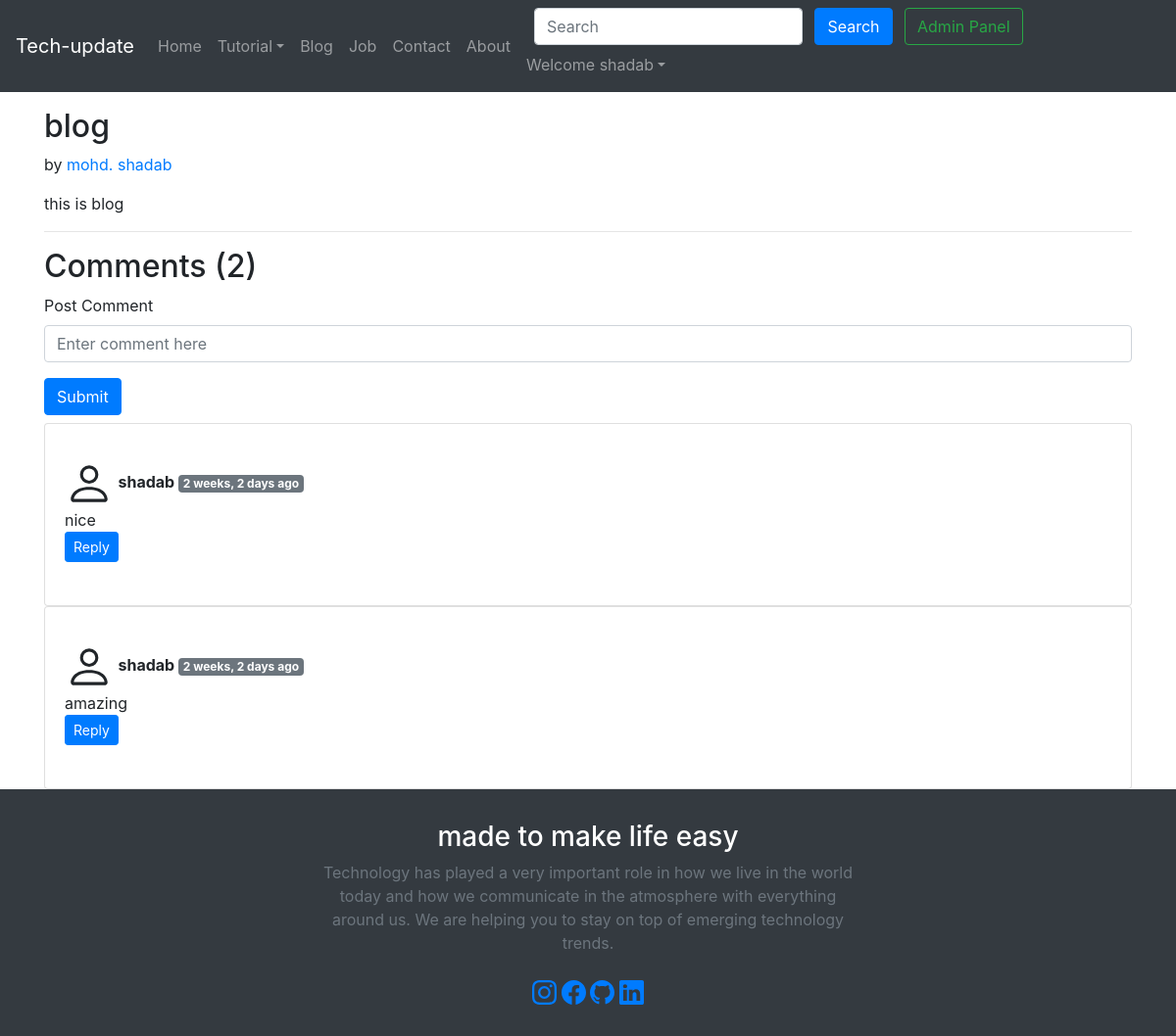
Screenshot of /this-is-blog/ (signed in) with the database file from the repository.
### blog/models.py (models this page shows, shortened)
class Post(models.Model):
    sno=models.AutoField(primary_key=True)
    id=models.CharField(max_length=5)
    title=models.CharField(max_length=255)
    content=models.TextField()
    author=models.CharField(max_length=13)
    slug=models.CharField(max_length=100)
    timestamp=models.DateTimeField(auto_now_add=True, blank=True)

class BlogComment(models.Model):
    sno= models.AutoField(primary_key=True)
    comment=models.TextField()
    user=models.ForeignKey(User, on_delete=models.CASCADE)
    post=models.ForeignKey(Post, on_delete=models.CASCADE)
    parent=models.ForeignKey('self',on_delete=models.CASCADE, null=True )
    timestamp= models.DateTimeField(default=now)

### blog/views.py (the view)
# urls.py: path('<str:slug>/', views.blogpost, name='blogpost'),
def blogpost(request, slug):
   if Post.objects.filter(slug=slug).first():
    post=Post.objects.filter(slug=slug).first()
    comments= BlogComment.objects.filter(post=post, parent=None)
    replies= BlogComment.objects.filter(post=post).exclude(parent=None)
    replyDict={}
    for reply in replies:
        if reply.parent.sno not in replyDict.keys():
            replyDict[reply.parent.sno]=[reply]
        else:
            replyDict[reply.parent.sno].append(reply)
    context={'post':post, 'comments': comments, 'user': request.user, 'replyDict': replyDict}
    return render(request, "blog/blogpost.html", context)
   else:
       return HttpResponse("<h1>page not found</h1>")

### blog/templatetags/extras.py (called while the page is built)
@register.filter(name='get_val')
def get_val(dict, key):
    return dict.get(key)

### templates/blog/blogpost.html (shortened to what this page needs)
{% extends 'base.html' %}
{% block body %}
{% load humanize %}
{% load extras %}
<div class="container my-3">
    <h2 class="blog-post-title">{{post.title}}</h2>
    <p class="blog-post-meta">{{post.timeStamp}} by <a href="/about">{{post.author}}</a></p>
    <p>{{post.content|safe}}</p>
    <hr>
</div>
<div class="container">
    <h2> Comments ({{comments.count}}) </h2>
    <div class="my-2">
        {% if user.is_authenticated %}
        <form action="/blog/postComment" method="post">
            <div class="form-group">
                <label for="exampleInputEmail1">Post Comment </label>
                <input type="text" class="form-control" name="comment" placeholder="Enter comment here">
            </div>
            <button type="submit" class="btn btn-primary">Submit</button>
        </form>
        {% else %}
        Please login to post a comment
        {% endif %}
    </div>
    {% for comment in comments %}
    <div class="card">
  <div class="card-body">
    <div class="row my-3">
 <div class="col-md-11 ">
            <b> {{comment.user.username}} </b> <span class="badge badge-secondary ">{{comment.timestamp| naturaltime}}</span>
            <div>{{comment.comment}}</div>
            <div class="reply mx-0">
                {% if user.is_authenticated %}
                <button class="btn btn-sm btn-primary" type="button" data-toggle="collapse" data-target="#replyBox{{comment.sno}}" aria-expanded="false" aria-controls="replyBox{{comment.sno}}">
                    Reply
                </button>
                {% else %}
                <button class="btn btn-sm btn-primary" type="button" data-toggle="collapse" data-target="#replyBox{{comment.sno}}" aria-expanded="false" aria-controls="replyBox{{comment.sno}}">
                    Login to reply
                </button>
                {% endif %}
            </div>
        </div>
    </div>
  </div>
    </div>
    {% endfor %}
</div>
{% endblock %}

### templates/base.html (shortened to what this page needs)
<!doctype html>
<html lang="en">
  <head>
    <link rel="stylesheet" href="https://stackpath.bootstrapcdn.com/bootstrap/4.5.2/css/bootstrap.min.css">
  </head>
  <body >
    <nav class="navbar navbar-expand-lg navbar-dark bg-dark">
        <a class="navbar-brand" href="#">Tech-update</a>
        <div class="collapse navbar-collapse" id="navbarSupportedContent">
          <ul class="navbar-nav mr-auto">
            <li class="nav-item {% block homeactive %}  {% endblock homeactive %}">
              <a class="nav-link" href="/">Home <span class="sr-only">(current)</span></a>
            </li>
           <li class="nav-item dropdown">
             <a class="nav-link dropdown-toggle" href='#' id="navbarDropdown" role="button" data-toggle="dropdown"> Tutorial</a>
           </li>
               <li class="nav-item {% block blogactive %}  {% endblock blogactive %} ">
              <a class="nav-link" href="/blog">Blog</a>
            </li>
              <li class="nav-item {% block jobactive %}  {% endblock jobactive %} ">
              <a class="nav-link" href="/job">Job</a>
            </li>
            <li class="nav-item {% block contactactive %}  {% endblock contactactive %} ">
              <a class="nav-link" href="/contact">Contact</a>
            </li>
              <li class="nav-item {% block aboutactive %}  {% endblock aboutactive %}" >
              <a class="nav-link" href="/about">About</a>
            </li>
          </ul>
          <div class="ml-auto form-inline ">
          <form method="get" action="/search"class="my-2 my-lg-0 mx-3">
            <input class="form-control mr-sm-2" type="search" placeholder="Search" aria-label="Search" name="query" id="query">
            <button class="btn btn-primary my-2 my-sm-0 " type="submit">Search</button>
            <a href="/admin" role="button" target="_blank" class="btn btn-outline-success m-2 my-sm-0"> Admin Panel </a>
          </form>
{% if user.is_authenticated %}
<ul class="navbar-nav mr-2">
<li class="nav-item dropdown">
<a class="nav-link dropdown-toggle" href='#' id="navbarDropdown" role="button" data-toggle="dropdown"> Welcome {{request.user}}</a>
      </li>
      </ul>
      </div>
{% endif %}
        </div>
      </nav>
      {% block body %}  {% endblock body %}
    <div class="bg-dark text-secondary px-4 py-3 text-center">
    <div class="py-3">
      <h3 class="display-5 fw-bold text-white">made to make life easy</h3>
      <div class="col-lg-6 mx-auto">
        <p class="fs-5 mb-4">
        Technology has played a very important role in how we live in the world today and how we communicate in the atmosphere with everything around us. We are helping you to stay on top of emerging technology trends.
        </p>
          <a href="facebook.com">
              </a>
          <a href="nd.com">
              </a>
          <a href="sdf.com">
          </a>
          <a href="dfdf.com">
          </a>
      </div>
    </div>
  </div>
  </body>
</html>

### rows the page displays
Post: title "blog", author "mohd. shadab", content "this is blog"
BlogComment: user.username "shadab", timestamp "2 weeks, 2 days ago", comment "nice"
BlogComment: user.username "shadab", timestamp "2 weeks, 2 days ago", comment "amazing"

### other values shown
{{ request.user }} "shadab"
{{ comments.count }} "2"
